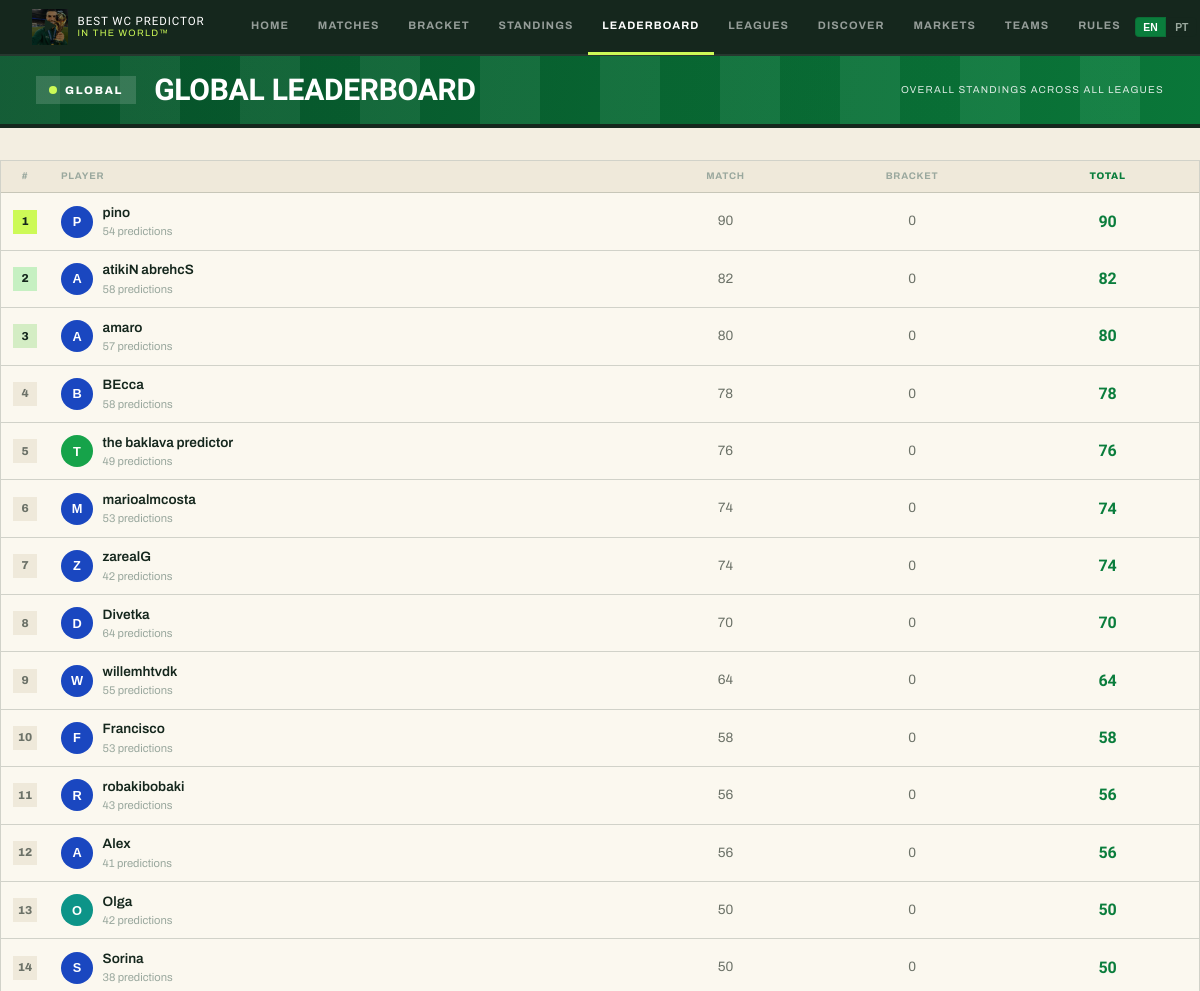
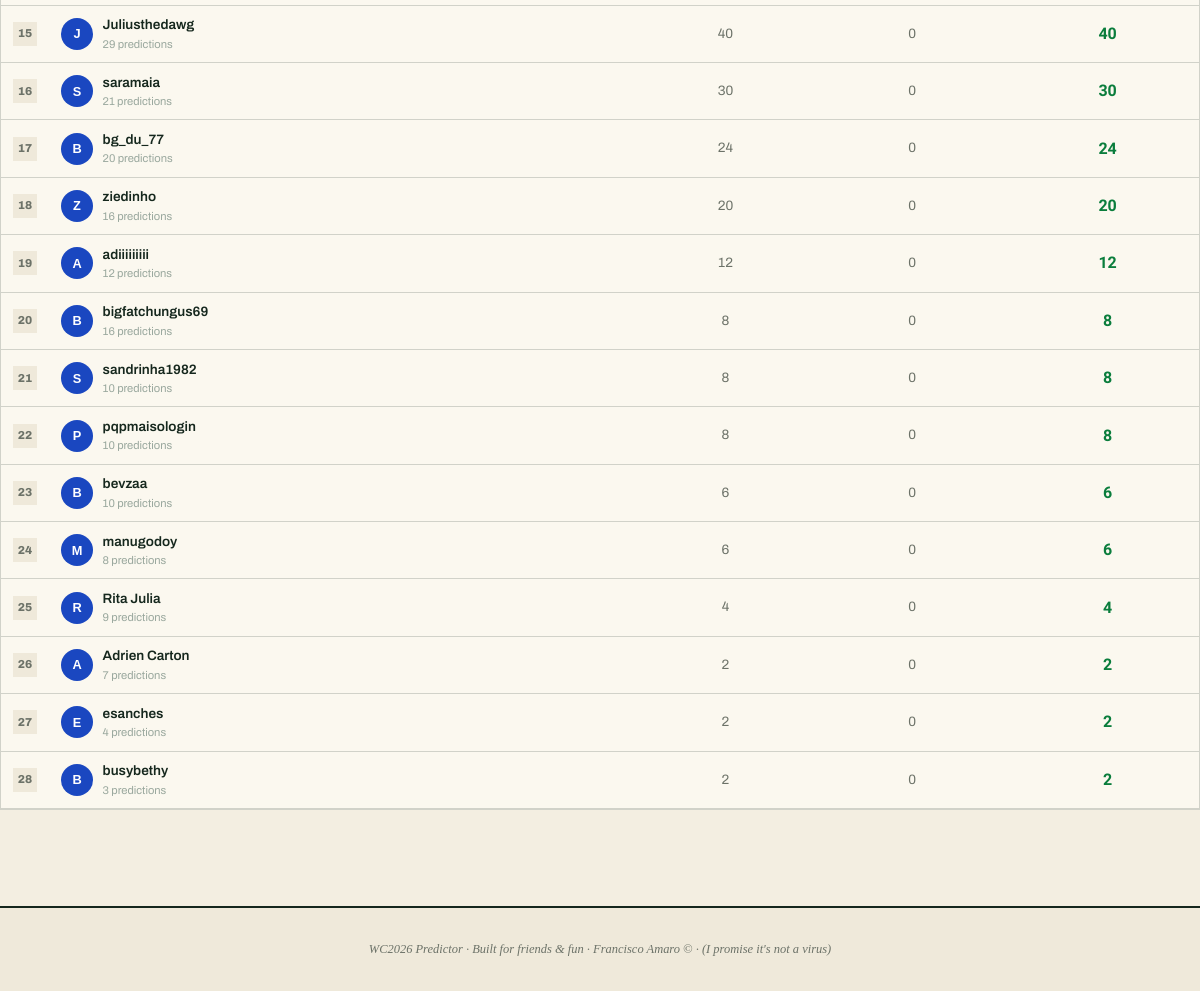
The app's page /leaderboard with its own data (2 pictures, top to bottom).
### app/models.py (models this page shows)
class User(Base):
    __tablename__ = "users"
    id = Column(Integer, primary_key=True, index=True)
    username = Column(String(50), unique=True, nullable=False, index=True)
    email = Column(String(100), unique=True, nullable=False, index=True)
    password_hash = Column(String(200), nullable=False)
    recovery_phrase_hash = Column(String(200), nullable=True)  # hashed answer used for self-service password reset
    is_superadmin = Column(Boolean, default=False)
    display_name = Column(String(50), nullable=True)
    bio = Column(String(120), nullable=True)
    credits = Column(Float, default=10.0)
    avatar_color = Column(String(10), default="#1a47c0")
    avatar_icon = Column(String(6), default="★")
    avatar_img_url = Column(String(200), nullable=True)
    profile_bg = Column(String(100), nullable=True)     # CSS gradient/color for whole-app background
    profile_banner_url = Column(String(200), nullable=True)  # banner image on profile page
    favorite_team_id = Column(Integer, ForeignKey("teams.id"), nullable=True)
    main_league_id = Column(Integer, ForeignKey("leagues.id"), nullable=True)  # canonical league for home-page predictions
    scoring_vote = Column(String(3), nullable=True)            # "90" or "120" — player's vote on knockout scoring minute
    seen_rules_announcement = Column(Boolean, default=False)   # has the player seen the new-rules popup
    created_at = Column(DateTime, default=datetime.utcnow)
    memberships = relationship("LeagueMember", back_populates="user", cascade="all, delete-orphan")
    predictions = relationship("Prediction", back_populates="user", cascade="all, delete-orphan")
    sweepstake_assignments = relationship("SweepstakeAssignment", back_populates="user")
    tournament_picks = relationship("TournamentPick", back_populates="user", cascade="all, delete-orphan")
    favorite_team = relationship("Team", foreign_keys=[favorite_team_id])
    main_league = relationship("League", foreign_keys=[main_league_id])

class Prediction(Base):
    __tablename__ = "predictions"
    id = Column(Integer, primary_key=True, index=True)
    user_id = Column(Integer, ForeignKey("users.id"), nullable=False)
    match_id = Column(Integer, ForeignKey("matches.id"), nullable=False)
    league_id = Column(Integer, ForeignKey("leagues.id"), nullable=False)
    home_score_pred = Column(Integer, nullable=False)
    away_score_pred = Column(Integer, nullable=False)
    boosted = Column(Boolean, default=False)
    points_awarded = Column(Integer, nullable=True)
    submitted_at = Column(DateTime, default=datetime.utcnow)
    __table_args__ = (UniqueConstraint("user_id", "match_id", "league_id"),)
    user = relationship("User", back_populates="predictions")
    match = relationship("Match", back_populates="predictions")
    league = relationship("League", back_populates="predictions")

### app/routers/standings.py (the view)
@router.get("/leaderboard")
async def global_leaderboard(request: Request, db: Session = Depends(get_db)):
    from routers.predictions import calculate_points
    user = auth.get_current_user(request, db)
    global_league = db.query(models.League).filter(models.League.category == "global").first()
    finished = {
        m.id: m for m in db.query(models.Match).filter(models.Match.status == "finished").all()
        if m.home_score is not None and m.away_score is not None
    }
    by_user: dict[int, dict[int, models.Prediction]] = {}
    for p in db.query(models.Prediction).all():
        d = by_user.setdefault(p.user_id, {})
        cur = d.get(p.match_id)
        if cur is None or (p.submitted_at and (not cur.submitted_at or p.submitted_at > cur.submitted_at)):
            d[p.match_id] = p
    bracket_by_user: dict[int, int] = {}
    if global_league:
        for tp in db.query(models.TournamentPick).filter(
            models.TournamentPick.league_id == global_league.id
        ).all():
            bracket_by_user[tp.user_id] = tp.points_awarded or 0
    rows = []
    for u in db.query(models.User).all():
        canon = by_user.get(u.id, {})
        if not canon and u.id not in bracket_by_user:
            continue  # never predicted anything — skip
        match_pts = sum(
            calculate_points(p, finished[mid]) for mid, p in canon.items() if mid in finished
        )
        bracket_pts = bracket_by_user.get(u.id, 0)
        rows.append({
            "user": u,
            "match_pts": match_pts,
            "bracket_pts": bracket_pts,
            "total": match_pts + bracket_pts,
            "predictions": len(canon),
        })
    rows.sort(key=lambda x: (-x["total"], -x["predictions"]))
    for i, row in enumerate(rows):
        row["rank"] = i + 1
    return templates.TemplateResponse(
        "leaderboard.html", {"request": request, "user": user, "rows": rows}
    )

### app/templates/leaderboard.html (shortened to what this page needs)
{% extends "base.html" %}
{% block content %}
{% set _lang = request.cookies.get('lang', user.language if user and user.language else 'en') %}
<div class="pg-band">
  <span class="pg-live"><span class="dot"></span>Global</span>
  <h1>{{ t('lb.title', _lang) }}</h1>
  <div class="pg-band-pts"><div class="l">{{ t('lb.sub', _lang) }}</div></div>
</div>
<div class="container page-content">
  <div class="card" style="overflow:hidden">
    <table style="width:100%;border-collapse:collapse;font-size:.85rem">
      <thead>
        <tr style="background:var(--bg-2)">
          <th style="padding:.55rem .75rem;text-align:center;width:40px;font-size:.6rem;font-weight:700;letter-spacing:.08em;text-transform:uppercase;color:var(--text-3);border-bottom:1px solid var(--border)">#</th>
          <th style="padding:.55rem .75rem;text-align:left;font-size:.6rem;font-weight:700;letter-spacing:.08em;text-transform:uppercase;color:var(--text-3);border-bottom:1px solid var(--border)">{{ t('lb.player', _lang) }}</th>
          <th style="padding:.55rem .5rem;text-align:center;font-size:.6rem;font-weight:700;letter-spacing:.08em;text-transform:uppercase;color:var(--text-3);border-bottom:1px solid var(--border)">{{ t('lb.match', _lang) }}</th>
          <th style="padding:.55rem .5rem;text-align:center;font-size:.6rem;font-weight:700;letter-spacing:.08em;text-transform:uppercase;color:var(--text-3);border-bottom:1px solid var(--border)">{{ t('lb.bracket', _lang) }}</th>
          <th style="padding:.55rem .75rem;text-align:center;font-size:.6rem;font-weight:800;letter-spacing:.08em;text-transform:uppercase;color:var(--gold);border-bottom:1px solid var(--border)">{{ t('lb.total', _lang) }}</th>
        </tr>
      </thead>
      <tbody>
        {% for row in rows %}
        <tr style="border-bottom:1px solid var(--border);{% if user and row.user.id == user.id %}background:rgba(10,125,60,.06);border-left:3px solid var(--pg-green){% endif %}">
          <td style="padding:.6rem .75rem;text-align:center">
            <span class="rank-badge {% if row.rank==1 %}rank-1{% elif row.rank==2 %}rank-2{% elif row.rank==3 %}rank-3{% else %}rank-other{% endif %}">{{ row.rank }}</span>
          </td>
          <td style="padding:.6rem .75rem">
            <a href="/profile/{{ row.user.username }}" style="text-decoration:none;display:flex;align-items:center;gap:.6rem">
              {{ avatar_html(row.user, "sm") | safe }}
              <div>
                <div style="font-weight:600;color:var(--text-1)">{{ row.user.display_name or row.user.username }}</div>
                <div style="font-size:.7rem;color:var(--text-3)">{{ row.predictions }} {{ t('lb.predictions', _lang) }}</div>
              </div>
            </a>
          </td>
          <td style="padding:.6rem .5rem;text-align:center;color:var(--text-2)">{{ row.match_pts }}</td>
          <td style="padding:.6rem .5rem;text-align:center;color:var(--text-2)">{{ row.bracket_pts }}</td>
          <td style="padding:.6rem .75rem;text-align:center;font-family:'Rajdhani',sans-serif;font-weight:700;font-size:1rem;color:var(--pg-green)">{{ row.total }}</td>
        </tr>
        {% endfor %}
      </tbody>
    </table>
  </div>
</div>
{% endblock %}

### app/templates/base.html (shortened to what this page needs)
<!DOCTYPE html>
<html lang="en">
<head>
  <link rel="stylesheet" href="/static/css/style.css">
</head>
<body>
{% set _lang = request.cookies.get('lang', user.language if user and user.language else 'en') %}
  <nav class="navbar">
    <a href="/" class="navbar-brand">
      <div class="brand-icon" style="overflow:hidden;padding:0;background:none;border:none;position:relative;cursor:pointer"
           id="logoBtn" title="Play / Pause">
        <img src="/static/img/logo.jpg" alt="Logo" style="width:36px;height:36px;object-fit:cover;display:block;">
        <div id="playIcon" style="position:absolute;inset:0;display:flex;align-items:center;justify-content:center;background:rgba(0,0,0,.45);font-size:.9rem;transition:opacity .15s">▶</div>
      </div>
      <div class="brand-text">
        <div class="brand-title">Best WC Predictor</div>
        <div class="brand-year">In The World™</div>
      </div>
    </a>
    <div class="nav-links">
      <a href="/" class="nav-link {% if request.url.path == '/' %}active{% endif %}">{{ t('nav.home', _lang) }}</a>
      <a href="/fixtures" class="nav-link {% if '/fixtures' in request.url.path %}active{% endif %}">{{ t('nav.matches', _lang) }}</a>
      <a href="/knockout" class="nav-link {% if '/knockout' in request.url.path %}active{% endif %}">{{ t('nav.bracket', _lang) }}</a>
      <a href="/standings" class="nav-link {% if '/standings' in request.url.path %}active{% endif %}">{{ t('nav.standings', _lang) }}</a>
      <a href="/leaderboard" class="nav-link {% if '/leaderboard' in request.url.path %}active{% endif %}">{{ t('nav.leaderboard', _lang) }}</a>
      <a href="/leagues" class="nav-link {% if '/leagues' in request.url.path and '/leagues/' not in request.url.path and '/discover' not in request.url.path %}active{% endif %}">{{ t('nav.leagues', _lang) }}</a>
      <a href="/leagues/discover" class="nav-link {% if '/discover' in request.url.path %}active{% endif %}">{{ t('nav.discover', _lang) }}</a>
      <a href="/markets" class="nav-link {% if '/markets' in request.url.path %}active{% endif %}">{{ t('nav.markets', _lang) }}</a>
      <a href="/teams" class="nav-link {% if '/teams' in request.url.path %}active{% endif %}">{{ t('nav.teams', _lang) }}</a>
      <a href="/rules" class="nav-link {% if '/rules' in request.url.path %}active{% endif %}">Rules</a>
    </div>
    <div class="nav-right">
      <form action="/set-language" method="post" style="margin:0;display:flex;gap:2px">
        <button type="submit" name="lang" value="en"
                style="background:{% if _lang == 'en' %}var(--primary){% else %}transparent{% endif %};
                       border:1px solid var(--border);border-radius:4px 0 0 4px;
                       color:{% if _lang == 'en' %}#fff{% else %}var(--text-3){% endif %};
                       padding:.2rem .45rem;font-size:.65rem;font-weight:700;cursor:pointer">EN</button>
        <button type="submit" name="lang" value="pt"
                style="background:{% if _lang == 'pt' %}var(--primary){% else %}transparent{% endif %};
                       border:1px solid var(--border);border-left:none;border-radius:0 4px 4px 0;
                       color:{% if _lang == 'pt' %}#fff{% else %}var(--text-3){% endif %};
                       padding:.2rem .45rem;font-size:.65rem;font-weight:700;cursor:pointer">PT</button>
      </form>
    </div>
  </nav>
  <main>{% block content %}{% endblock %}</main>
  <footer>
    <p>{{ t('footer.text', _lang) }}</p>
  </footer>
</body>
</html>

### records on screen
User: avatar_color+display_name+username "P", user "pino"
User: user "atikiN abrehcS"
Prediction: rank "3", user "amaro", predictions "57", t "predictions", match_pts "80", bracket_pts "0", total "80"
User: avatar_color+display_name+username "A"
User: avatar_color+display_name+username "B", user "BEcca"
User: avatar_color+display_name+avatar_img_url "T", user "the baklava predictor"
User: avatar_color+display_name+username "M", user "marioalmcosta"
User: avatar_color+display_name+username "Z", user "zarealG"
User: avatar_color+display_name+username "D", user "Divetka"
User: avatar_color+display_name+username "W", user "willemhtvdk"
User: user "Francisco"
User: avatar_color+display_name+username "R", user "robakibobaki"
User: avatar_color+display_name+username "A", user "Alex"
User: avatar_color+display_name+avatar_img_url "O", user "Olga"
User: avatar_color+display_name+username "S", user "Sorina"
User: avatar_color+display_name+username "J", user "Juliusthedawg"
User: avatar_color+display_name+username "S", user "saramaia"
User: avatar_color+display_name+username "B", user "bg_du_77"
User: avatar_color+display_name+username "Z", user "ziedinho"
User: avatar_color+display_name+username "A", user "adiiiiiiiii"
User: user "bigfatchungus69"
User: avatar_color+display_name+username "S", user "sandrinha1982"
User: avatar_color+display_name+username "P", user "pqpmaisologin"
User: avatar_color+display_name+username "B", user "bevzaa"
User: avatar_color+display_name+username "M", user "manugodoy"
User: avatar_color+display_name+username "R", user "Rita Julia"
User: avatar_color+display_name+username "A", user "Adrien Carton"
User: avatar_color+display_name+username "E", user "esanches"
User: avatar_color+display_name+username "B", user "busybethy"

### other values on screen
{{ t('nav.home', _lang) }} "HOME"
{{ t('nav.matches', _lang) }} "MATCHES"
{{ t('nav.bracket', _lang) }} "BRACKET"
{{ t('nav.standings', _lang) }} "STANDINGS"
{{ t('nav.leaderboard', _lang) }} "LEADERBOARD"
{{ t('nav.leagues', _lang) }} "LEAGUES"
{{ t('nav.discover', _lang) }} "DISCOVER"
{{ t('nav.markets', _lang) }} "MARKETS"
{{ t('nav.teams', _lang) }} "TEAMS"
{{ t('lb.title', _lang) }} "GLOBAL LEADERBOARD"
{{ t('lb.sub', _lang) }} "OVERALL STANDINGS ACROSS ALL LEAGUES"
{{ t('lb.player', _lang) }} "PLAYER"
{{ t('lb.match', _lang) }} "MATCH"
{{ t('lb.bracket', _lang) }} "BRACKET"
{{ t('lb.total', _lang) }} "TOTAL"
